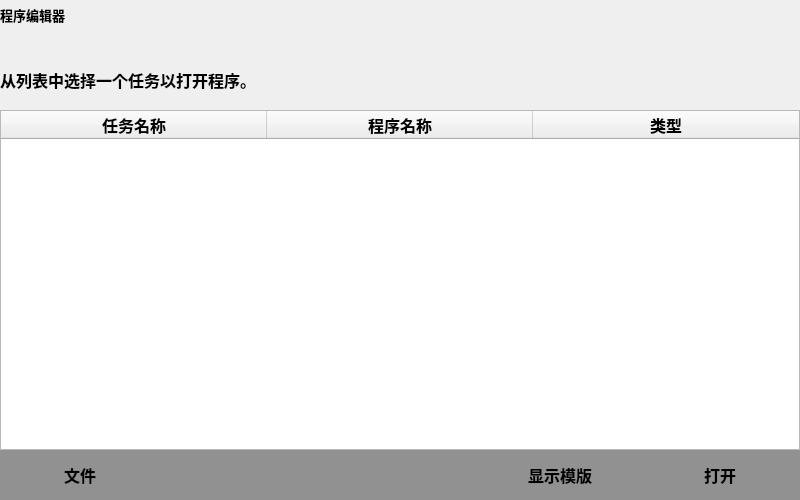
<?xml version="1.0" encoding="UTF-8"?>
<ui version="4.0">
 <class>ProgramChoose</class>
 <widget class="QWidget" name="ProgramChoose">
  <property name="geometry">
   <rect>
    <x>0</x>
    <y>0</y>
    <width>800</width>
    <height>500</height>
   </rect>
  </property>
  <property name="windowTitle">
   <string>Form</string>
  </property>
  <widget class="QLabel" name="label_Exp">
   <property name="geometry">
    <rect>
     <x>0</x>
     <y>60</y>
     <width>800</width>
     <height>40</height>
    </rect>
   </property>
   <property name="font">
    <font>
     <pointsize>12</pointsize>
     <weight>75</weight>
     <bold>true</bold>
    </font>
   </property>
   <property name="text">
    <string>从列表中选择一个任务以打开程序。</string>
   </property>
  </widget>
  <widget class="QWidget" name="widget_Btn" native="true">
   <property name="geometry">
    <rect>
     <x>0</x>
     <y>450</y>
     <width>800</width>
     <height>50</height>
    </rect>
   </property>
   <property name="styleSheet">
    <string notr="true">background-color: rgb(145, 145, 145);</string>
   </property>
   <widget class="QPushButton" name="Btn_File">
    <property name="geometry">
     <rect>
      <x>0</x>
      <y>0</y>
      <width>160</width>
      <height>50</height>
     </rect>
    </property>
    <property name="font">
     <font>
      <pointsize>12</pointsize>
      <weight>75</weight>
      <bold>true</bold>
     </font>
    </property>
    <property name="text">
     <string>文件</string>
    </property>
    <property name="flat">
     <bool>true</bool>
    </property>
   </widget>
   <widget class="QPushButton" name="Btn_ShowModule">
    <property name="geometry">
     <rect>
      <x>480</x>
      <y>0</y>
      <width>160</width>
      <height>50</height>
     </rect>
    </property>
    <property name="font">
     <font>
      <pointsize>12</pointsize>
      <weight>75</weight>
      <bold>true</bold>
     </font>
    </property>
    <property name="text">
     <string>显示模版</string>
    </property>
    <property name="flat">
     <bool>true</bool>
    </property>
   </widget>
   <widget class="QPushButton" name="Btn_Open">
    <property name="geometry">
     <rect>
      <x>640</x>
      <y>0</y>
      <width>160</width>
      <height>50</height>
     </rect>
    </property>
    <property name="font">
     <font>
      <pointsize>12</pointsize>
      <weight>75</weight>
      <bold>true</bold>
     </font>
    </property>
    <property name="text">
     <string>打开</string>
    </property>
    <property name="flat">
     <bool>true</bool>
    </property>
   </widget>
  </widget>
  <widget class="QTableWidget" name="tableWidget">
   <property name="geometry">
    <rect>
     <x>0</x>
     <y>110</y>
     <width>800</width>
     <height>340</height>
    </rect>
   </property>
   <property name="font">
    <font>
     <pointsize>12</pointsize>
     <weight>75</weight>
     <bold>true</bold>
    </font>
   </property>
   <property name="showGrid">
    <bool>false</bool>
   </property>
   <attribute name="horizontalHeaderDefaultSectionSize">
    <number>266</number>
   </attribute>
   <attribute name="verticalHeaderVisible">
    <bool>false</bool>
   </attribute>
   <column>
    <property name="text">
     <string>任务名称</string>
    </property>
    <property name="font">
     <font>
      <pointsize>12</pointsize>
      <weight>75</weight>
      <bold>true</bold>
     </font>
    </property>
   </column>
   <column>
    <property name="text">
     <string>程序名称</string>
    </property>
    <property name="font">
     <font>
      <pointsize>12</pointsize>
      <weight>75</weight>
      <bold>true</bold>
     </font>
    </property>
   </column>
   <column>
    <property name="text">
     <string>类型</string>
    </property>
    <property name="font">
     <font>
      <pointsize>12</pointsize>
      <weight>75</weight>
      <bold>true</bold>
     </font>
    </property>
   </column>
  </widget>
  <widget class="QLabel" name="label_Pos">
   <property name="geometry">
    <rect>
     <x>0</x>
     <y>5</y>
     <width>800</width>
     <height>20</height>
    </rect>
   </property>
   <property name="font">
    <font>
     <pointsize>10</pointsize>
     <weight>75</weight>
     <bold>true</bold>
    </font>
   </property>
   <property name="text">
    <string>程序编辑器</string>
   </property>
  </widget>
 </widget>
 <resources/>
 <connections/>
</ui>
